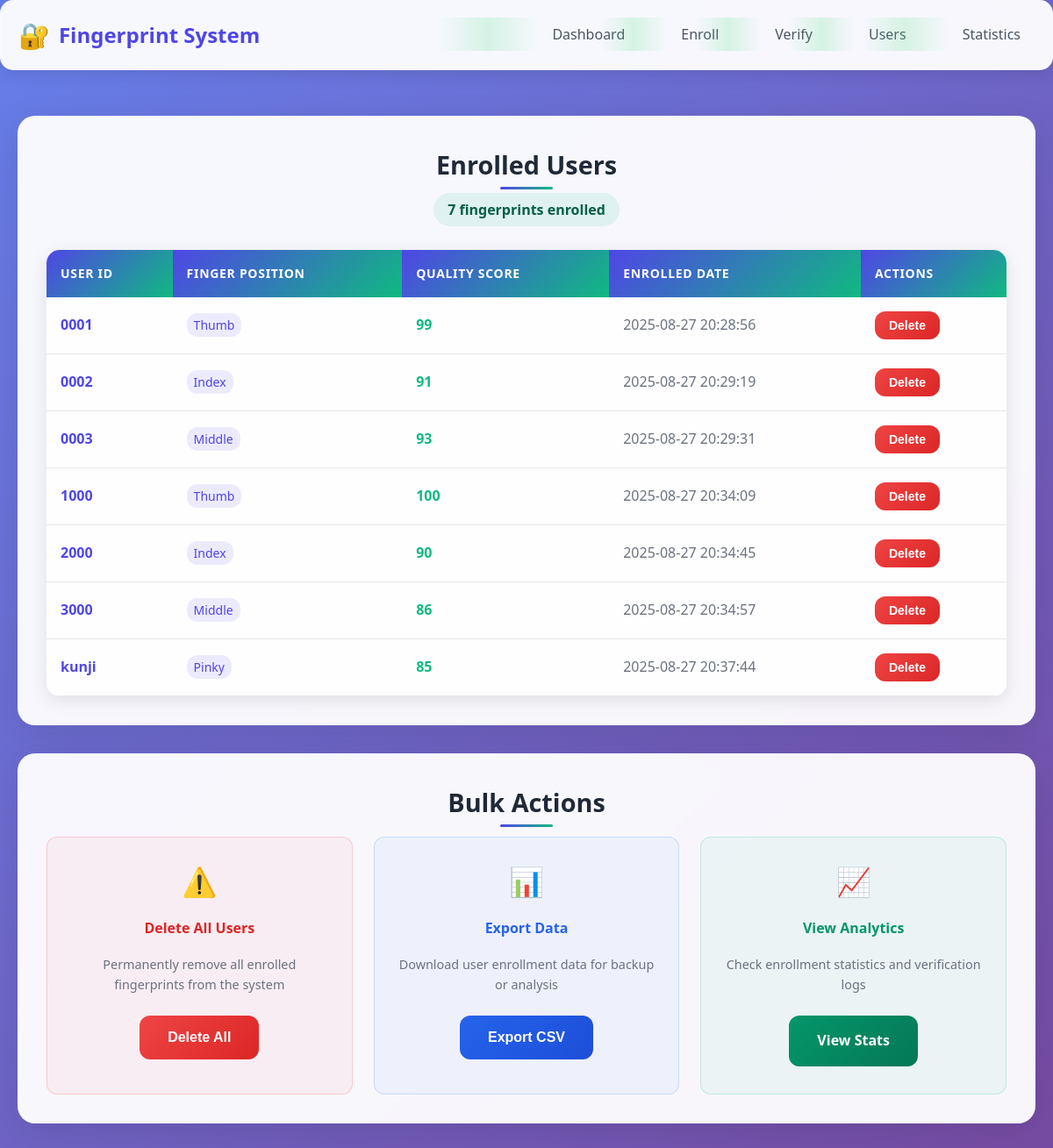
Screenshot of /users with the database file from the repository.
### tables this page shows
CREATE TABLE fingerprints (
                id INTEGER PRIMARY KEY AUTOINCREMENT,
                user_id TEXT NOT NULL,
                finger_position TEXT NOT NULL,
                fingerprint_hash TEXT NOT NULL,
                bitmap_data TEXT NOT NULL,
                quality INTEGER,
                features TEXT,
                template_data TEXT,
                created_at TIMESTAMP DEFAULT CURRENT_TIMESTAMP,
                UNIQUE(user_id, finger_position)
            );

### app.py (the view)
@app.route('/users')
def users():
    fingerprints = manager.get_all_users()
    return render_template('users.html', fingerprints=fingerprints)

### app.py (called while the page is built)
    def get_all_users(self):
        conn = sqlite3.connect(self.db_path)
        cursor = conn.cursor()
        cursor.execute('''
            SELECT user_id, finger_position, quality, created_at
            FROM fingerprints
            ORDER BY user_id, finger_position
        ''')
        fingerprints = cursor.fetchall()
        conn.close()
        return fingerprints

### templates/users.html (shortened to what this page needs)
{% extends "base.html" %}
{% block content %}
<div class="card">
    <h1 class="card-title">Enrolled Users</h1>
    {% if fingerprints %}
        <div style="margin-bottom: 2rem; text-align: center;">
            <span style="background: rgba(16, 185, 129, 0.1); color: #065f46; padding: 0.5rem 1rem; border-radius: 20px; font-weight: 600;">
                {{ fingerprints|length }} fingerprints enrolled
            </span>
        </div>
        <div class="table-container">
            <table class="table">
                <thead>
                    <tr>
                        <th>User ID</th>
                        <th>Finger Position</th>
                        <th>Quality Score</th>
                        <th>Enrolled Date</th>
                        <th>Actions</th>
                    </tr>
                </thead>
                <tbody>
                    {% for user_id, finger_position, quality, created_at in fingerprints %}
                    <tr>
                        <td>
                            <strong style="color: #4f46e5;">{{ user_id }}</strong>
                        </td>
                        <td>
                            <span style="text-transform: capitalize; background: rgba(79, 70, 229, 0.1); color: #4f46e5; padding: 0.25rem 0.5rem; border-radius: 12px; font-size: 0.875rem;">
                                {{ finger_position }}
                            </span>
                        </td>
                        <td>
                            {% if quality %}
                                {% if quality >= 80 %}
                                    <span style="color: #10b981; font-weight: 600;">{{ quality }}</span>
                                {% elif quality >= 60 %}
                                    <span style="color: #f59e0b; font-weight: 600;">{{ quality }}</span>
                                {% else %}
                                    <span style="color: #ef4444; font-weight: 600;">{{ quality }}</span>
                                {% endif %}
                            {% else %}
                                <span style="color: #6b7280;">N/A</span>
                            {% endif %}
                        </td>
                        <td style="color: #6b7280;">
                            {% if created_at %}
                                {{ created_at[:19].replace('T', ' ') }}
                            {% else %}
                                N/A
                            {% endif %}
                        </td>
                        <td>
                            <button onclick="deleteFingerprint('{{ user_id }}', '{{ finger_position }}')"
                                    class="btn btn-danger"
                                    style="padding: 0.5rem 1rem; font-size: 0.875rem;">
                                Delete
                            </button>
                        </td>
                    </tr>
                    {% endfor %}
                </tbody>
            </table>
        </div>
    {% endif %}
</div>
{% if fingerprints %}
<div class="card">
    <h2 class="card-title">Bulk Actions</h2>
    <div style="display: grid; grid-template-columns: repeat(auto-fit, minmax(250px, 1fr)); gap: 1.5rem;">
        <div style="text-align: center; padding: 1.5rem; background: rgba(239, 68, 68, 0.05); border-radius: 12px; border: 1px solid rgba(239, 68, 68, 0.2);">
            <div style="font-size: 2rem; margin-bottom: 1rem;">⚠️</div>
            <h4 style="color: #dc2626; margin-bottom: 1rem;">Delete All Users</h4>
            <p style="color: #6b7280; font-size: 0.9rem; margin-bottom: 1.5rem;">
                Permanently remove all enrolled fingerprints from the system
            </p>
            <button onclick="deleteAllUsers()" class="btn btn-danger">
                Delete All
            </button>
        </div>
        <div style="text-align: center; padding: 1.5rem; background: rgba(59, 130, 246, 0.05); border-radius: 12px; border: 1px solid rgba(59, 130, 246, 0.2);">
            <div style="font-size: 2rem; margin-bottom: 1rem;">📊</div>
            <h4 style="color: #2563eb; margin-bottom: 1rem;">Export Data</h4>
            <p style="color: #6b7280; font-size: 0.9rem; margin-bottom: 1.5rem;">
                Download user enrollment data for backup or analysis
            </p>
            <button onclick="exportData()" class="btn" style="background: linear-gradient(135deg, #2563eb 0%, #1d4ed8 100%);">
                Export CSV
            </button>
        </div>
        <div style="text-align: center; padding: 1.5rem; background: rgba(16, 185, 129, 0.05); border-radius: 12px; border: 1px solid rgba(16, 185, 129, 0.2);">
            <div style="font-size: 2rem; margin-bottom: 1rem;">📈</div>
            <h4 style="color: #059669; margin-bottom: 1rem;">View Analytics</h4>
            <p style="color: #6b7280; font-size: 0.9rem; margin-bottom: 1.5rem;">
                Check enrollment statistics and verification logs
            </p>
            <a href="/statistics" class="btn" style="background: linear-gradient(135deg, #059669 0%, #047857 100%);">
                View Stats
            </a>
        </div>
    </div>
</div>
{% endif %}
{% endblock %}

### templates/base.html (shortened to what this page needs)
<!DOCTYPE html>
<html lang="en">
<head>
</head>
<body>
    <nav class="navbar">
        <div class="nav-content">
            <a href="/" class="nav-brand">Fingerprint System</a>
            <ul class="nav-links">
                <li><a href="/">Dashboard</a></li>
                <li><a href="/enroll">Enroll</a></li>
                <li><a href="/verify">Verify</a></li>
                <li><a href="/users">Users</a></li>
                <li><a href="/statistics">Statistics</a></li>
            </ul>
        </div>
    </nav>
    <div class="container">
        {% block content %}{% endblock %}
    </div>
</body>
</html>

### templates/base.html (style rules this page uses)
* { margin: 0; padding: 0; box-sizing: border-box; }
body { font-family: 'Segoe UI', Tahoma, Geneva, Verdana, sans-serif; line-height: 1.6; color: #333; background: linear-gradient(135deg, #667eea 0%, #764ba2 100%); min-height: 100vh; }
.container { max-width: 1200px; margin: 0 auto; padding: 20px; }
.navbar { background: rgba(255, 255, 255, 0.95); backdrop-filter: blur(10px); padding: 1rem 0; box-shadow: 0 4px 20px rgba(0, 0, 0, 0.1); margin-bottom: 2rem; border-radius: 15px; border: 1px solid rgba(255, 255, 255, 0.2); }
.nav-content { display: flex; justify-content: space-between; align-items: center; max-width: 1200px; margin: 0 auto; padding: 0 20px; }
.nav-brand { font-size: 1.5rem; font-weight: bold; color: #4f46e5; text-decoration: none; display: flex; align-items: center; gap: 10px; }
.nav-brand::before { content: "🔐"; font-size: 1.8rem; }
.nav-links { display: flex; list-style: none; gap: 2rem; }
.nav-links a { text-decoration: none; color: #4b5563; font-weight: 500; padding: 0.5rem 1rem; border-radius: 8px; transition: all 0.3s ease; position: relative; overflow: hidden; }
.nav-links a::before { content: ''; position: absolute; top: 0; left: -100%; width: 100%; height: 100%; background: linear-gradient(90deg, transparent, rgba(74, 222, 128, 0.2), transparent); transition: left 0.5s; }
.card { background: rgba(255, 255, 255, 0.95); backdrop-filter: blur(10px); border-radius: 20px; padding: 2rem; box-shadow: 0 10px 40px rgba(0, 0, 0, 0.1); border: 1px solid rgba(255, 255, 255, 0.2); margin-bottom: 2rem; transition: all 0.3s ease; }
.card-title { font-size: 1.8rem; font-weight: bold; color: #1f2937; margin-bottom: 1rem; text-align: center; position: relative; }
.card-title::after { content: ''; position: absolute; bottom: -5px; left: 50%; transform: translateX(-50%); width: 60px; height: 3px; background: linear-gradient(90deg, #4f46e5, #10b981); border-radius: 2px; }
.btn { background: linear-gradient(135deg, #4f46e5 0%, #10b981 100%); color: white; border: none; padding: 1rem 2rem; border-radius: 12px; font-size: 1rem; font-weight: 600; cursor: pointer; transition: all 0.3s ease; text-decoration: none; display: inline-block; text-align: center; position: relative; overflow: hidden; }
.btn::before { content: ''; position: absolute; top: 0; left: -100%; width: 100%; height: 100%; background: linear-gradient(90deg, transparent, rgba(255, 255, 255, 0.2), transparent); transition: left 0.5s; }
.btn-danger { background: linear-gradient(135deg, #ef4444 0%, #dc2626 100%); }
.table-container { overflow-x: auto; border-radius: 15px; box-shadow: 0 5px 20px rgba(0, 0, 0, 0.1); }
.table { width: 100%; border-collapse: collapse; background: rgba(255, 255, 255, 0.95); }
.table th { background: linear-gradient(135deg, #4f46e5 0%, #10b981 100%); color: white; padding: 1rem; text-align: left; font-weight: 600; text-transform: uppercase; font-size: 0.875rem; letter-spacing: 0.05em; }
.table td { padding: 1rem; border-bottom: 1px solid #e5e7eb; }

### rows the page displays
fingerprints: user "0001", finger_position "Thumb", quality "99", created_at "2025-08-27 20:28:56"
fingerprints: user "0002", finger_position "Index", quality "91", created_at "2025-08-27 20:29:19"
fingerprints: user "0003", finger_position "Middle", quality "93", created_at "2025-08-27 20:29:31"
fingerprints: user "1000", finger_position "Thumb", quality "100", created_at "2025-08-27 20:34:09"
fingerprints: user "2000", finger_position "Index", quality "90", created_at "2025-08-27 20:34:45"
fingerprints: user "3000", finger_position "Middle", quality "86", created_at "2025-08-27 20:34:57"
fingerprints: user "kunji", finger_position "Pinky", quality "85", created_at "2025-08-27 20:37:44"

### other values shown
{{ fingerprints|length }} "7"
